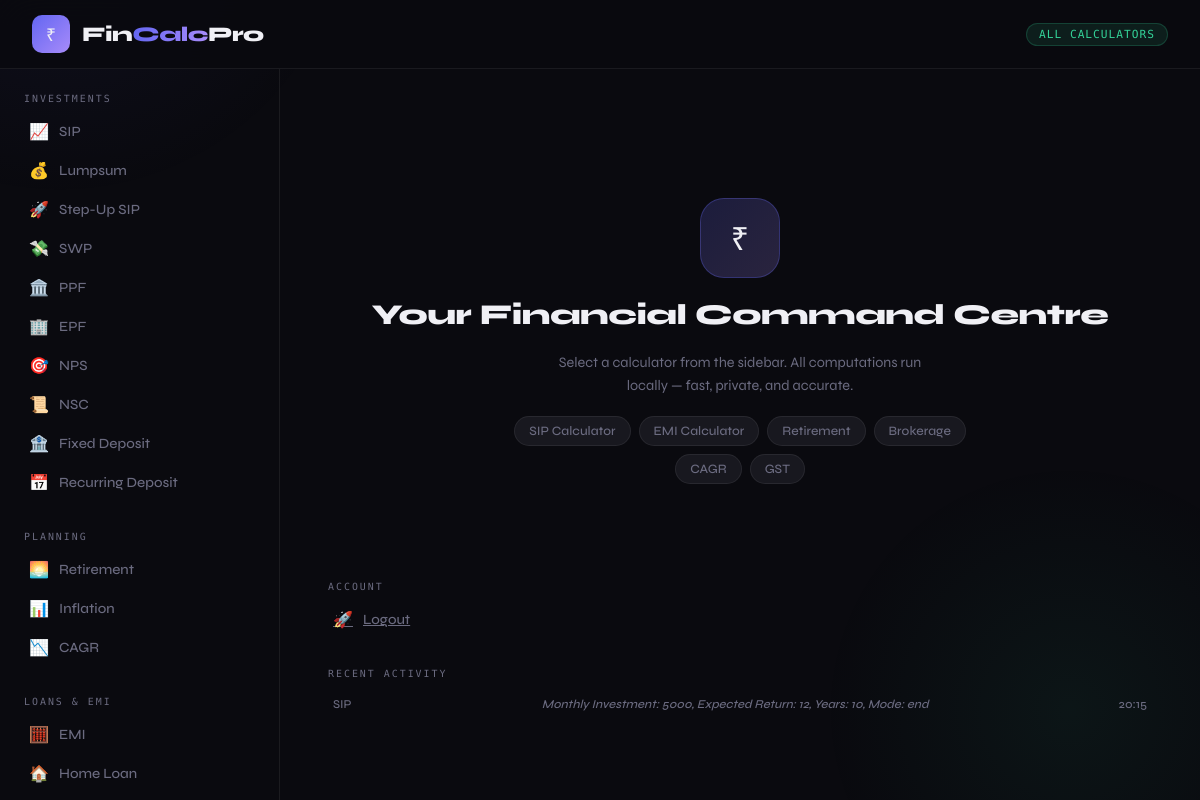
Page /dashboard (signed in) on the earlier database version.
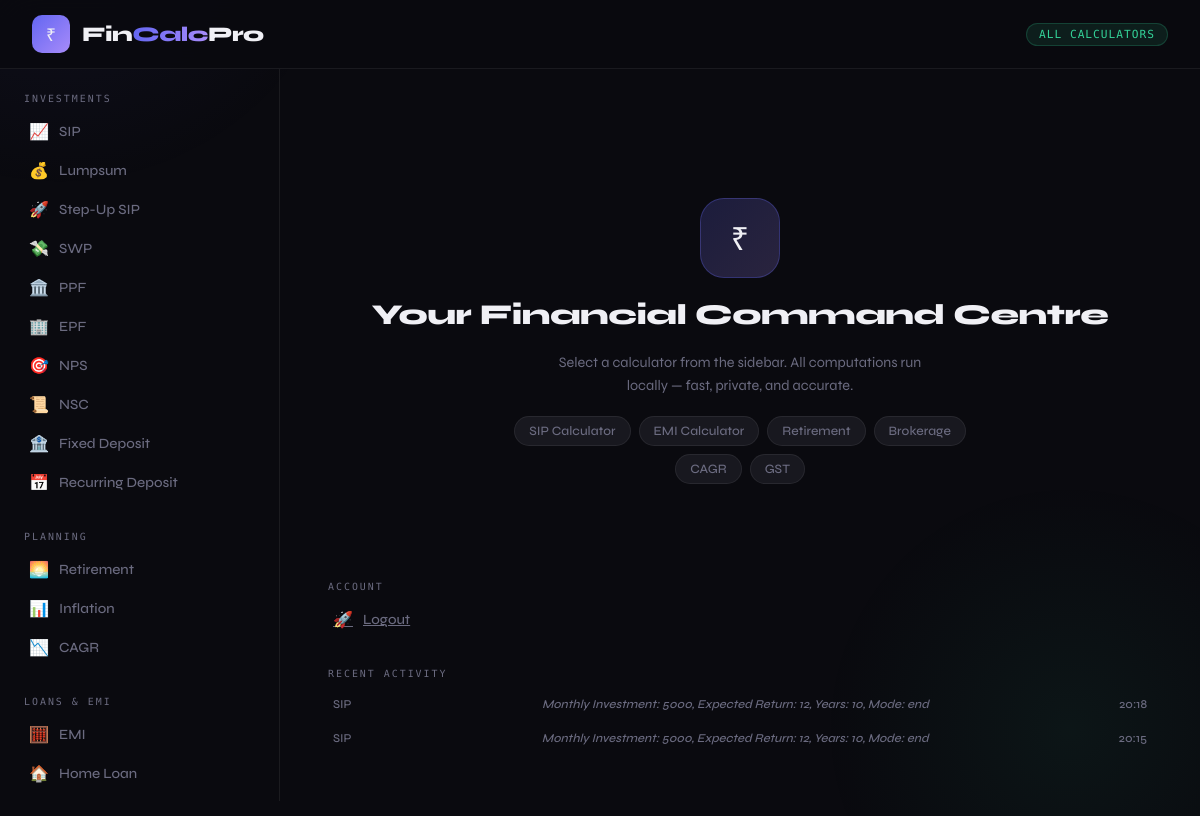
Same page on the later database version.
### app.py (models this page shows)
class CalculationHistory(db.Model):
    id = db.Column(db.Integer, primary_key=True)
    user_id = db.Column(db.Integer, db.ForeignKey('user.id'), nullable=False)
    calc_type = db.Column(db.String(50), nullable=False)
    params = db.Column(db.Text, nullable=False)
    result = db.Column(db.Text, nullable=True)
    timestamp = db.Column(db.DateTime, default=datetime.utcnow)

### app.py (the view)
@app.route("/dashboard")
def dashboard():
    if 'user_id' not in session:
        return redirect(url_for('home'))
    raw_history = CalculationHistory.query.filter_by(user_id=session['user_id'])\
        .order_by(CalculationHistory.timestamp.desc()).limit(10).all()
    processed_history = []
    for entry in raw_history:
        ist_time = entry.timestamp + timedelta(hours=5, minutes=30)
        processed_history.append({
            'calc_type': entry.calc_type.replace('_', ' '),
            'params': format_json_data(entry.params),
            'timestamp': ist_time,
            'result': format_json_data(entry.result) if entry.result else "N/A"
        })
    return render_template("index.html", history=processed_history)

### app.py (called while the page is built)
def format_json_data(json_str):
    try:
        data = json.loads(json_str)
        return ", ".join([f"{str(k).replace('_', ' ').title()}: {v}" for k, v in data.items()])
    except:
        return json_str

### templates/index.html (shortened to what this page needs)
<!DOCTYPE html>
<html lang="en">
<head>
  <link rel="stylesheet" href="{{ url_for('static', filename='style.css') }}" />
</head>
<body>
<header>
  <div class="header-inner">
    <div class="logo">
      <div class="logo-icon">₹</div>
      <div class="logo-text">Fin<span>Calc</span>Pro</div>
    </div>
    <div class="header-badge">ALL CALCULATORS</div>
  </div>
</header>
<div class="layout">
  <nav class="sidebar" id="sidebar">
    <div class="sidebar-section">
      <div class="sidebar-label">Investments</div>
      <div class="nav-item" onclick="show('SIP')"><span class="icon">📈</span> SIP</div>
      <div class="nav-item" onclick="show('LUMPSUM')"><span class="icon">💰</span> Lumpsum</div>
      <div class="nav-item" onclick="show('STEP_UP_SIP')"><span class="icon">🚀</span> Step-Up SIP</div>
      <div class="nav-item" onclick="show('SWP')"><span class="icon">💸</span> SWP</div>
      <div class="nav-item" onclick="show('PPF')"><span class="icon">🏛️</span> PPF</div>
      <div class="nav-item" onclick="show('EPF')"><span class="icon">🏢</span> EPF</div>
      <div class="nav-item" onclick="show('NPS')"><span class="icon">🎯</span> NPS</div>
      <div class="nav-item" onclick="show('NSC')"><span class="icon">📜</span> NSC</div>
      <div class="nav-item" onclick="show('FD_SIMPLE')"><span class="icon">🏦</span> Fixed Deposit</div>
      <div class="nav-item" onclick="show('RD')"><span class="icon">📅</span> Recurring Deposit</div>
    </div>
    <div class="sidebar-section">
      <div class="sidebar-label">Planning</div>
      <div class="nav-item" onclick="show('RETIREMENT_CALCULATOR')"><span class="icon">🌅</span> Retirement</div>
      <div class="nav-item" onclick="show('INFLATION')"><span class="icon">📊</span> Inflation</div>
      <div class="nav-item" onclick="show('CAGR')"><span class="icon">📉</span> CAGR</div>
    </div>
    <div class="sidebar-section">
      <div class="sidebar-label">Loans & EMI</div>
      <div class="nav-item" onclick="show('EMI')"><span class="icon">🧮</span> EMI</div>
      <div class="nav-item" onclick="show('HOME_LOAN_EMI')"><span class="icon">🏠</span> Home Loan</div>
      <div class="nav-item" onclick="show('CAR_LOAN_EMI')"><span class="icon">🚗</span> Car Loan</div>
    </div>
  </nav>
  <main class="main">
    <div class="welcome" id="welcome">
      <div class="welcome-icon">₹</div>
      <h2>Your Financial Command Centre</h2>
      <p>Select a calculator from the sidebar. All computations run locally — fast, private, and accurate.</p>
      <div class="quick-chips">
        <div class="chip" onclick="show('SIP')">SIP Calculator</div>
        <div class="chip" onclick="show('EMI')">EMI Calculator</div>
        <div class="chip" onclick="show('RETIREMENT_CALCULATOR')">Retirement</div>
        <div class="chip" onclick="show('BROKERAGE_CALCULATOR')">Brokerage</div>
        <div class="chip" onclick="show('CAGR')">CAGR</div>
        <div class="chip" onclick="show('GST')">GST</div>
      </div>
    </div>
    <div class="sidebar-section">
    <div class="sidebar-label">Account</div>
    <a href="{{ url_for('logout') }}"
       class="nav-item logout-item"
       onclick="return confirmLogout(event)">
        <span class="icon">🚀</span>
        Logout
    </a>
    </div>
    <div class="sidebar-section">
    <div class="sidebar-label">Recent Activity</div>
    {% for entry in history %}
    <div class="nav-item" style="font-size: 0.75rem; color: var(--muted);">
        <span>{{ entry.calc_type }}</span>
        <span style="margin-left: auto; font-style: italic;">{{ entry.params }}</span>
        <span style="margin-left: auto;">{{ entry.timestamp.strftime('%H:%M') }}</span>
    </div>
    {% else %}
    <div class="nav-item" style="font-size: 0.75rem; color: var(--muted);">No history yet</div>
    {% endfor %}
    </div>
  </main>
</div>
</body>
</html>

### static/style.css (style rules this page uses)
:root { --bg: #0a0a0f; --surface: #111118; --surface2: #18181f; --surface3: #1e1e28; --border: rgba(255,255,255,0.07); --border-active: rgba(99,102,241,0.5); --accent: #6366f1; --accent2: #a78bfa; --accent3: #34d399; --gold: #fbbf24; --text: #f0f0f5; --muted: #6b6b80; --danger: #f87171; --radius: 16px; --radius-sm: 10px; --glow: 0 0 40px rgba(99,102,241,0.15); }
*, *::before, *::after { box-sizing: border-box; margin: 0; padding: 0; }
html { scroll-behavior: smooth; }
body { font-family: 'Syne', sans-serif; background: var(--bg); color: var(--text); min-height: 100vh; overflow-x: hidden; }
body::before { content: ''; position: fixed; top: -50%; left: -20%; width: 600px; height: 600px; background: radial-gradient(circle, rgba(99,102,241,0.08) 0%, transparent 70%); pointer-events: none; z-index: 0; }
body::after { content: ''; position: fixed; bottom: -20%; right: -10%; width: 500px; height: 500px; background: radial-gradient(circle, rgba(52,211,153,0.06) 0%, transparent 70%); pointer-events: none; z-index: 0; }
header { position: sticky; top: 0; z-index: 100; background: rgba(10,10,15,0.85); backdrop-filter: blur(20px); border-bottom: 1px solid var(--border); padding: 0 2rem; }
.header-inner { max-width: 1400px; margin: 0 auto; display: flex; align-items: center; justify-content: space-between; height: 68px; }
.logo { display: flex; align-items: center; gap: 12px; }
.logo-icon { width: 38px; height: 38px; background: linear-gradient(135deg, var(--accent), var(--accent2)); border-radius: 10px; display: flex; align-items: center; justify-content: center; font-size: 1.1rem; }
.logo-text { font-size: 1.3rem; font-weight: 800; letter-spacing: -0.5px; }
.logo-text span { background: linear-gradient(90deg, var(--accent), var(--accent2)); background-clip: text; -webkit-background-clip: text; -webkit-text-fill-color: transparent; }
.header-badge { font-family: 'DM Mono', monospace; font-size: 0.7rem; font-weight: 400; color: var(--accent3); background: rgba(52,211,153,0.1); border: 1px solid rgba(52,211,153,0.2); padding: 4px 12px; border-radius: 100px; letter-spacing: 1px; }
.layout { display: grid; grid-template-columns: 280px 1fr; min-height: calc(100vh - 68px); max-width: 1400px; margin: 0 auto; position: relative; z-index: 1; }
.sidebar { border-right: 1px solid var(--border); padding: 1.5rem 1rem; position: sticky; top: 68px; height: calc(100vh - 68px); overflow-y: auto; scrollbar-width: thin; scrollbar-color: var(--surface3) transparent; }
.sidebar-section { margin-bottom: 1.8rem; }
.sidebar-label { font-family: 'DM Mono', monospace; font-size: 0.62rem; font-weight: 500; color: var(--muted); letter-spacing: 2px; text-transform: uppercase; padding: 0 0.5rem; margin-bottom: 0.5rem; }
.nav-item { display: flex; align-items: center; gap: 10px; padding: 9px 12px; border-radius: var(--radius-sm); cursor: pointer; font-size: 0.88rem; font-weight: 500; color: var(--muted); transition: all 0.2s ease; border: 1px solid transparent; user-select: none; }
.nav-item .icon { font-size: 1rem; width: 20px; text-align: center; flex-shrink: 0; }
.main { padding: 2rem 2.5rem; min-width: 0; }
.welcome { display: flex; flex-direction: column; align-items: center; justify-content: center; min-height: 60vh; text-align: center; gap: 1.2rem; animation: fadeUp 0.5s ease; }
.welcome-icon { width: 80px; height: 80px; background: linear-gradient(135deg, rgba(99,102,241,0.2), rgba(167,139,250,0.2)); border: 1px solid rgba(99,102,241,0.3); border-radius: 24px; display: flex; align-items: center; justify-content: center; font-size: 2rem; }
.welcome h2 { font-size: 1.8rem; font-weight: 800; letter-spacing: -0.5px; }
.welcome p { color: var(--muted); max-width: 380px; font-size: 0.9rem; line-height: 1.6; }
.quick-chips { display: flex; flex-wrap: wrap; gap: 8px; justify-content: center; max-width: 500px; }
.chip { background: var(--surface2); border: 1px solid var(--border); border-radius: 100px; padding: 6px 14px; font-size: 0.8rem; color: var(--muted); cursor: pointer; transition: all 0.2s; font-weight: 500; }

Differences in the rows shown:
added CalculationHistory: calc_type "SIP", params "Monthly Investment: 5000, Expected Return: 12, Years: 10, Mode: end", timestamp "20:18"
